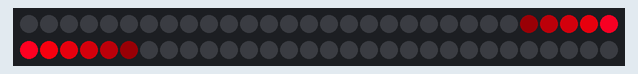
Simulated run of this sketch. Board: Arduino Uno, built with avr-gcc and run on an emulated ATmega328P. On the bench: 60 RGB LEDs in strip order, left to right, continuing on the next row.

Above: at 0.16 s.
At 4.43 s:
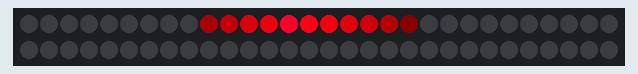
At 9.89 s:
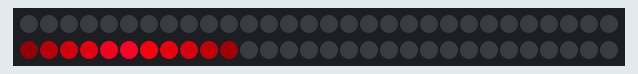
At 19.64 s:
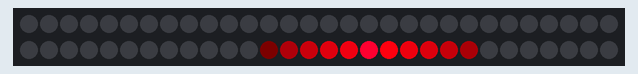
At 29.69 s:
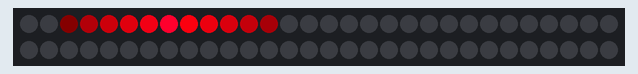
At 39.73 s:
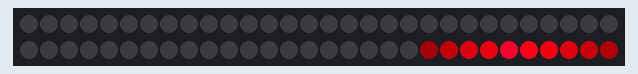

The sketch:

sinescannermod.ino
```cpp
#include <Adafruit_NeoPixel.h>

#define PIN 13
#define N_PIXELS 60
#define SCANNER_LENGTH 11

// Internal variables
Adafruit_NeoPixel strip;
uint32_t theBuffer[SCANNER_LENGTH + 1];  // Extra guard point for interpolation
float phase = 0.5;
float phase2 = 0.0;
int direction = 1;

// User defined settings
float phaseInc = 0.008;
float phase2Inc = 0.001;

void setBufferColor(uint32_t c1, uint32_t c2, uint8_t offset, uint8_t theLength) {
  for (int i = 0; i < theLength; i++) {
    theBuffer[i + offset] = lerpColor(c1, c2, float(i) / float(theLength));
  }
}

// Interpolate between two colors. amt: [0.0-1.0)
uint32_t lerpColor(uint32_t c1, uint32_t c2, float amt) {
  int i = (int) (amt * 256.0) + 1;
  int di = 256 - i;
  uint32_t r1 = (c1 & 0xff0000) >> 16;
  uint32_t g1 = (c1 & 0x00ff00) >> 8;
  uint32_t b1 = (c1 & 0x0000ff);
  uint32_t r2 = (c2 & 0xff0000) >> 16;
  uint32_t g2 = (c2 & 0x00ff00) >> 8;
  uint32_t b2 = (c2 & 0x0000ff);
  r1 = ((r2 * i) + (r1 * di)) >> 8;
  g1 = ((g2 * i) + (g1 * di)) >> 8;
  b1 = ((b2 * i) + (b1 * di)) >> 8;
  return (r1 << 16) | (g1 << 8) | b1;
}

void loadBuffer() {
//  setBufferColor(0, 0xff8800, 0, 5);
//  theBuffer[5] = 0xff9922;
//  setBufferColor(0xff8800, 0, 6, 5);
//  theBuffer[SCANNER_LENGTH] = 0;

// Pink
  setBufferColor(0, 0xff0011, 0, 5);
  theBuffer[5] = 0xff0033;
  setBufferColor(0xff0011, 0, 6, 5);

// Green
//  setBufferColor(0, 0x11ff00, 0, 5);
//  theBuffer[5] = 0x33ff00;
//  setBufferColor(0x11ff00, 0, 6, 5);
//  theBuffer[SCANNER_LENGTH] = 0;
}

void updateScanner() {
  strip.clear();

  float p = (sin(phase * TWO_PI) + 1.0) / 2.0 * N_PIXELS + 0.5;
  int p0 = p;
  float interp = 1 - (p - float(p0));
  int offset = SCANNER_LENGTH / 2;

  for (int i = 0; i < SCANNER_LENGTH; i++) {
    int pos = p0 - offset + i;
    uint32_t c = lerpColor(theBuffer[i], theBuffer[i + 1], interp);

    if (pos >= 0 && pos < N_PIXELS) {
      strip.setPixelColor(pos, c);
    }
  }

  strip.show();
  phase2 += phase2Inc;
  phase2 -= phase2 >= 1.0 ? 1 : 0;
  phase += ((sin(phase2 * TWO_PI) + 1) / 2.0) * 0.02 + 0.002;
  phase -= phase >= 1.0 ? 1 : 0;
}

void setup() {
  strip = Adafruit_NeoPixel(N_PIXELS, PIN, NEO_GRB + NEO_KHZ800);
  strip.begin();
  strip.show();
  loadBuffer();
}

void loop() {
  updateScanner();
  strip.show();
  delay(5);
}
```
